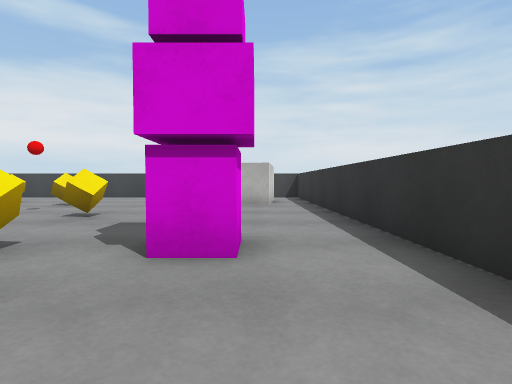
view 1 (above)

20 first-person views from a walk through a Unity game level. The camera is 0.68 m above the floor, tilts 2° down and sees 80° across. The floor is counted in squares, 1 m on a side. Each view is taken from the middle of a square. On the plan, view 1 faces up. The plan holds only what a view shows up to about 10 squares ahead; the rest is blank. The player character is not drawn. Some surface patterns are stand-ins.

view 2
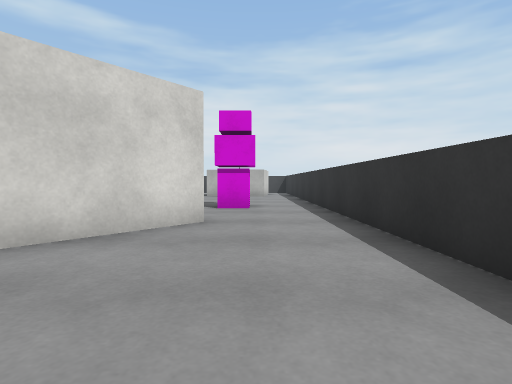

view 3
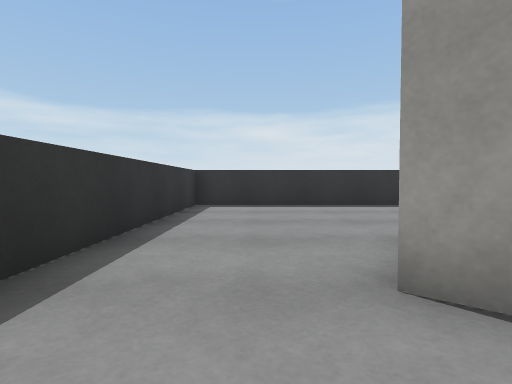

view 4
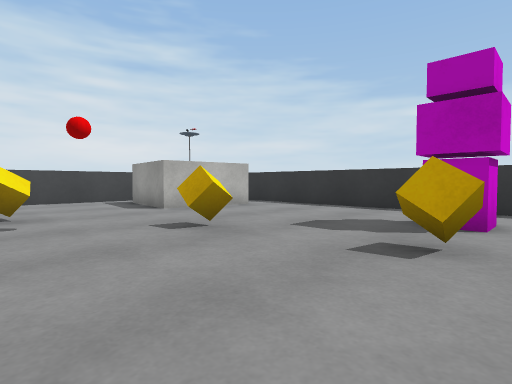

view 5
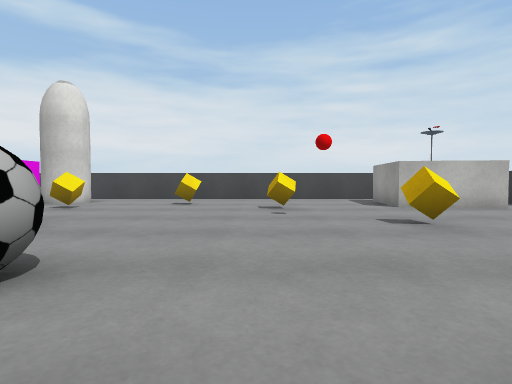

view 6
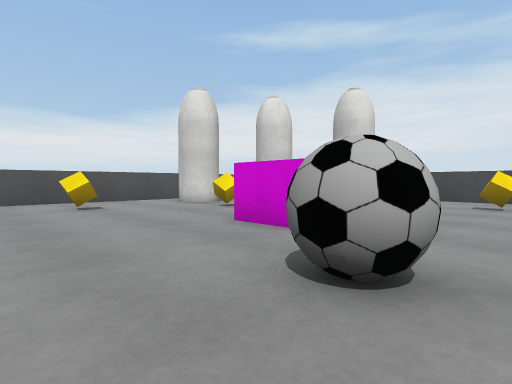

view 7
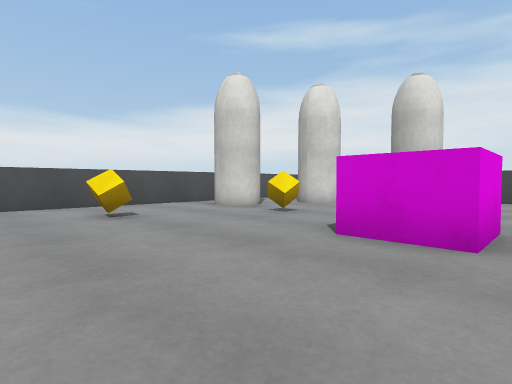

view 8
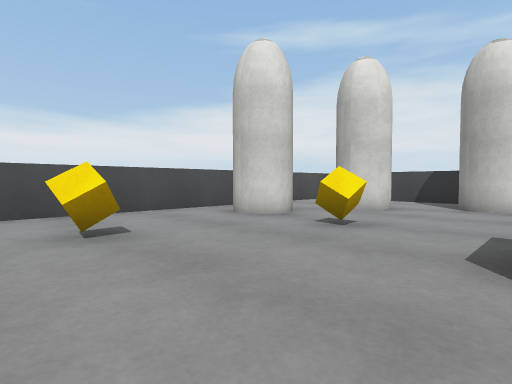

view 9
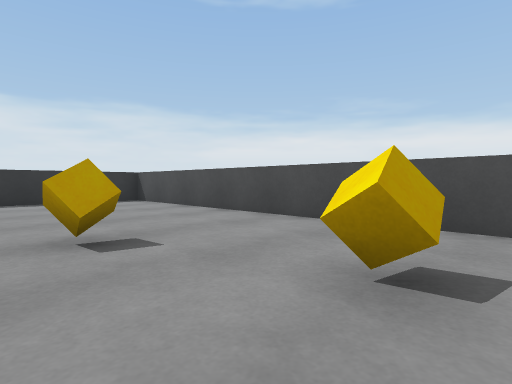

view 10
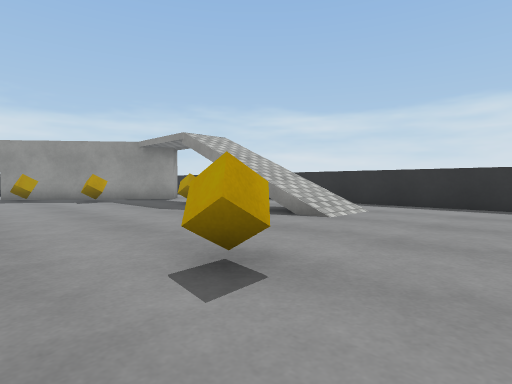

view 11
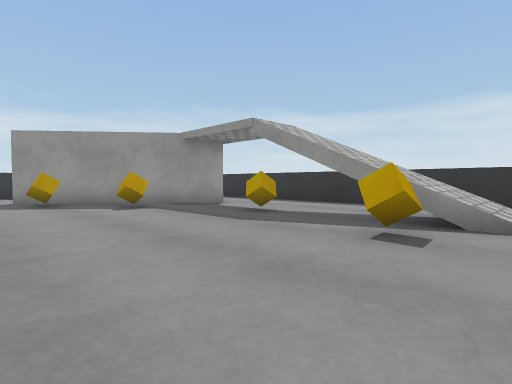

view 12
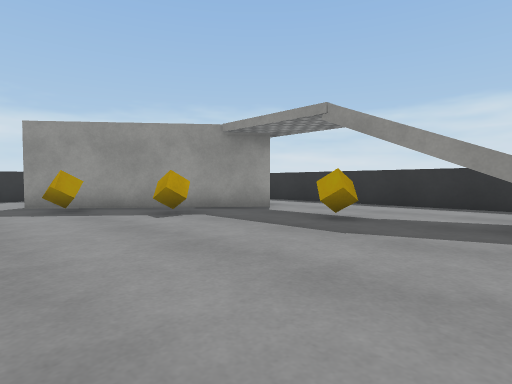

view 13
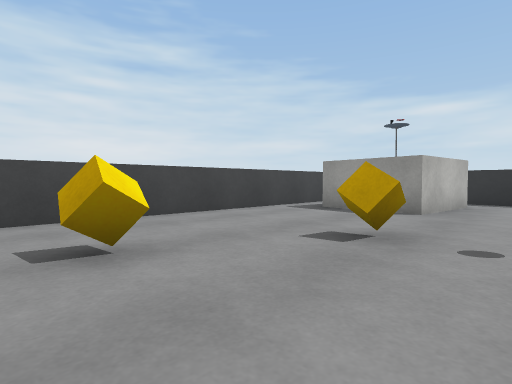

view 14
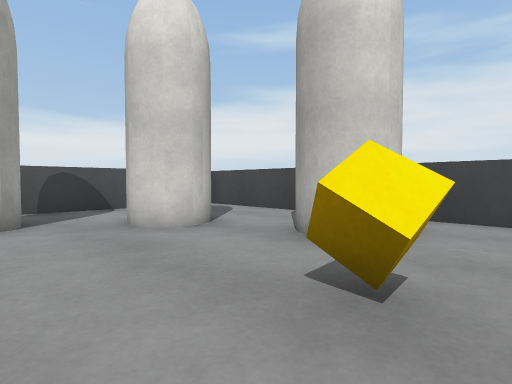

view 15
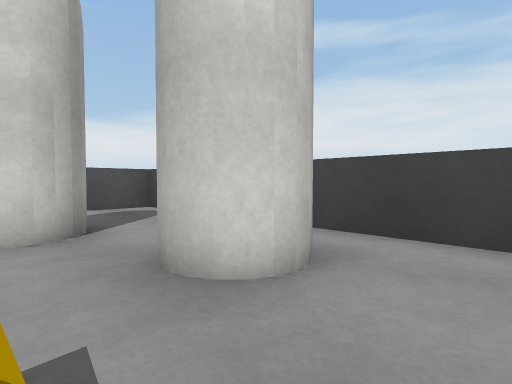

view 16
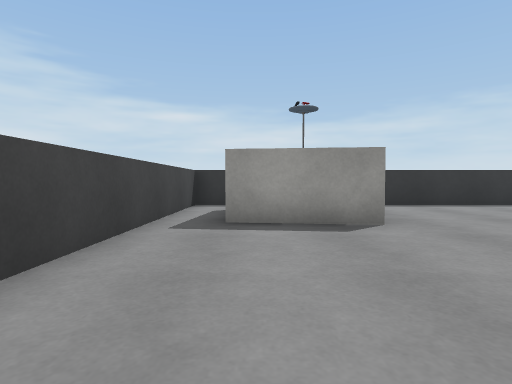

view 17
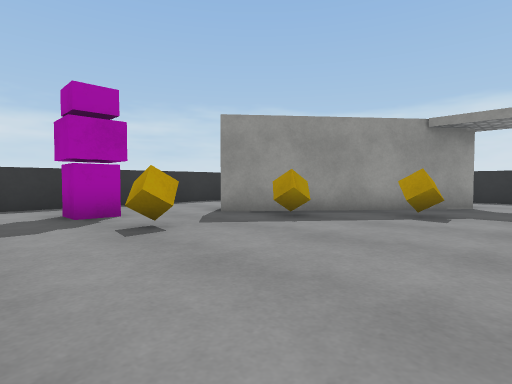

view 18
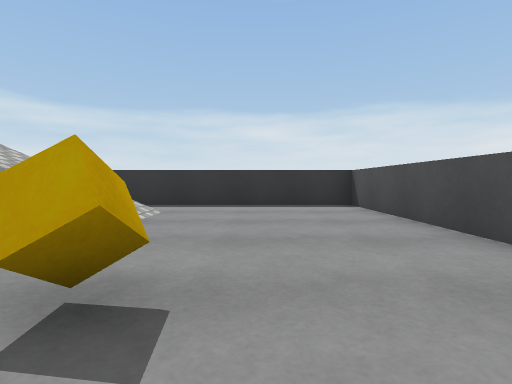

view 19
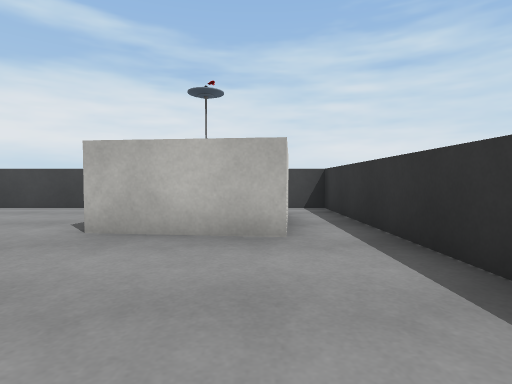

view 20
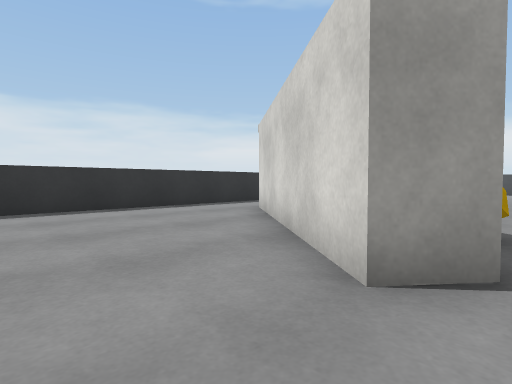

### Floor plan
Key: @ floor where view 1 was taken; # wall or solid block; . floor; / step, stairs or slope; C cube; B block; A ball.
Columns run from 18 left of view 1 to 2 right of it. Each row starts with its distance up from view 1.
 13 #####################
 12 #...................#
 11 #.....#.........###.#
 10 #..##.....C.....###.#
  9 #..##..C.....C..###.#
  8 #...................#
  7 #.#.................#
  6 #....C.BB......C....#
  5 #......BB...........#
  4 #...................#
  3 #..C......A....C.BB.#
  2 #...................#
  1 #...................#
  0 #...C..........C##@.#
 -1 #............C.##...#
 -2 #......C......##....#
 -3 #.....//#.C...#.....#
 -4 #.....///....##.....#
 -5 #...................#
 -6 #...................#
 -7 #####################

Where each view was taken, in squares from view 1:
view 1: 0 up, 0 right, facing up
view 2: 5 down, 0 right, facing up
view 3: 2 up, 0 right, facing down
view 4: 2 up, 6 left, facing up-right
view 5: 1 up, 6 left, facing up
view 6: 1 up, 7 left, facing up-left
view 7: 1 up, 9 left, facing up-left
view 8: 2 up, 11 left, facing up-left
view 9: 4 up, 13 left, facing down-left
view 10: 2 up, 16 left, facing down-right
view 11: 2 up, 13 left, facing down-right
view 12: 2 up, 11 left, facing down-right
view 13: 7 up, 9 left, facing up-right
view 14: 7 up, 10 left, facing up-left
view 15: 9 up, 10 left, facing up-left
view 16: 11 up, 7 left, facing right
view 17: 5 up, 7 left, facing down-right
view 18: 2 up, 15 left, facing down
view 19: 5 up, 0 right, facing up
view 20: 1 up, 1 right, facing down-left
